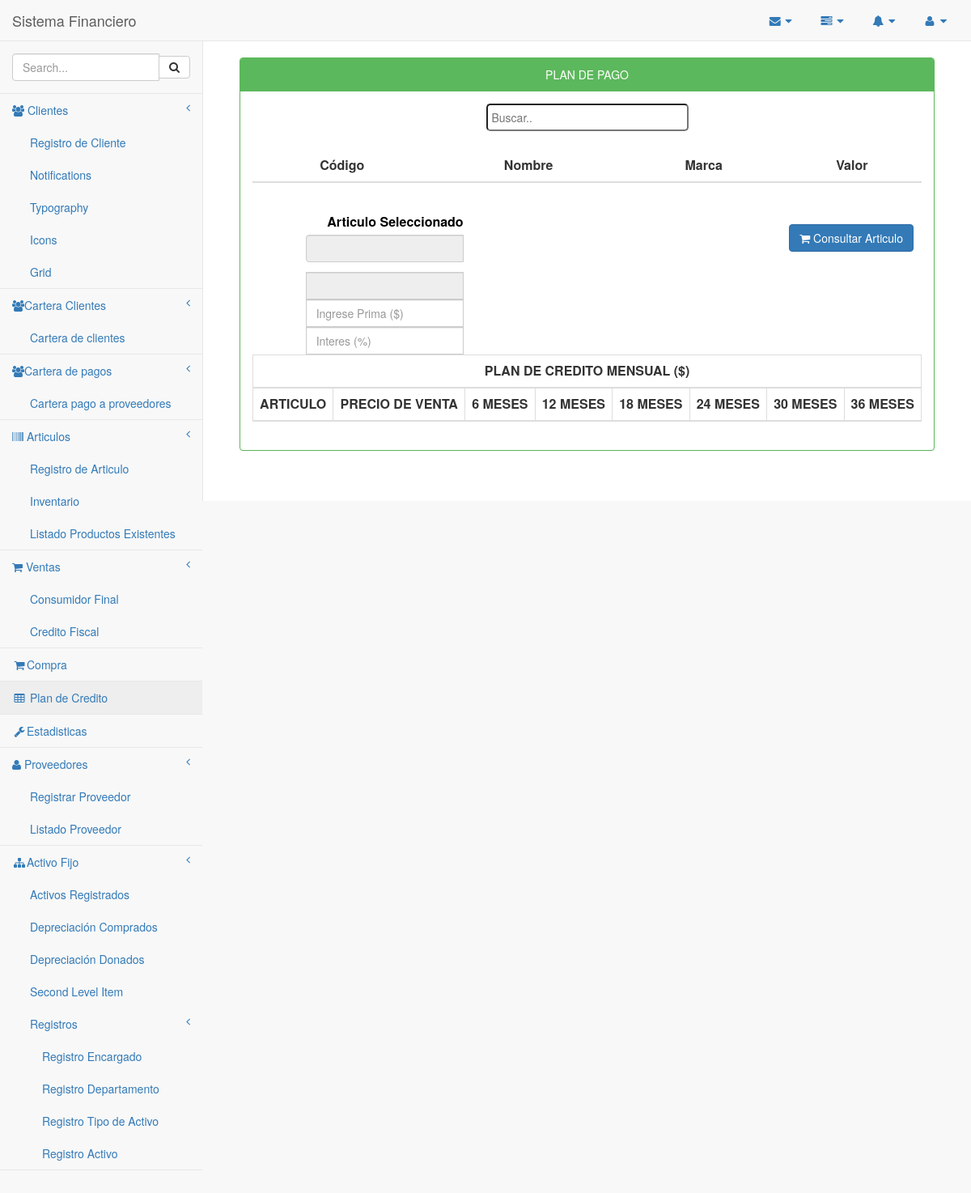
The page /Inventario/PlanPago.php on the database as committed earlier.
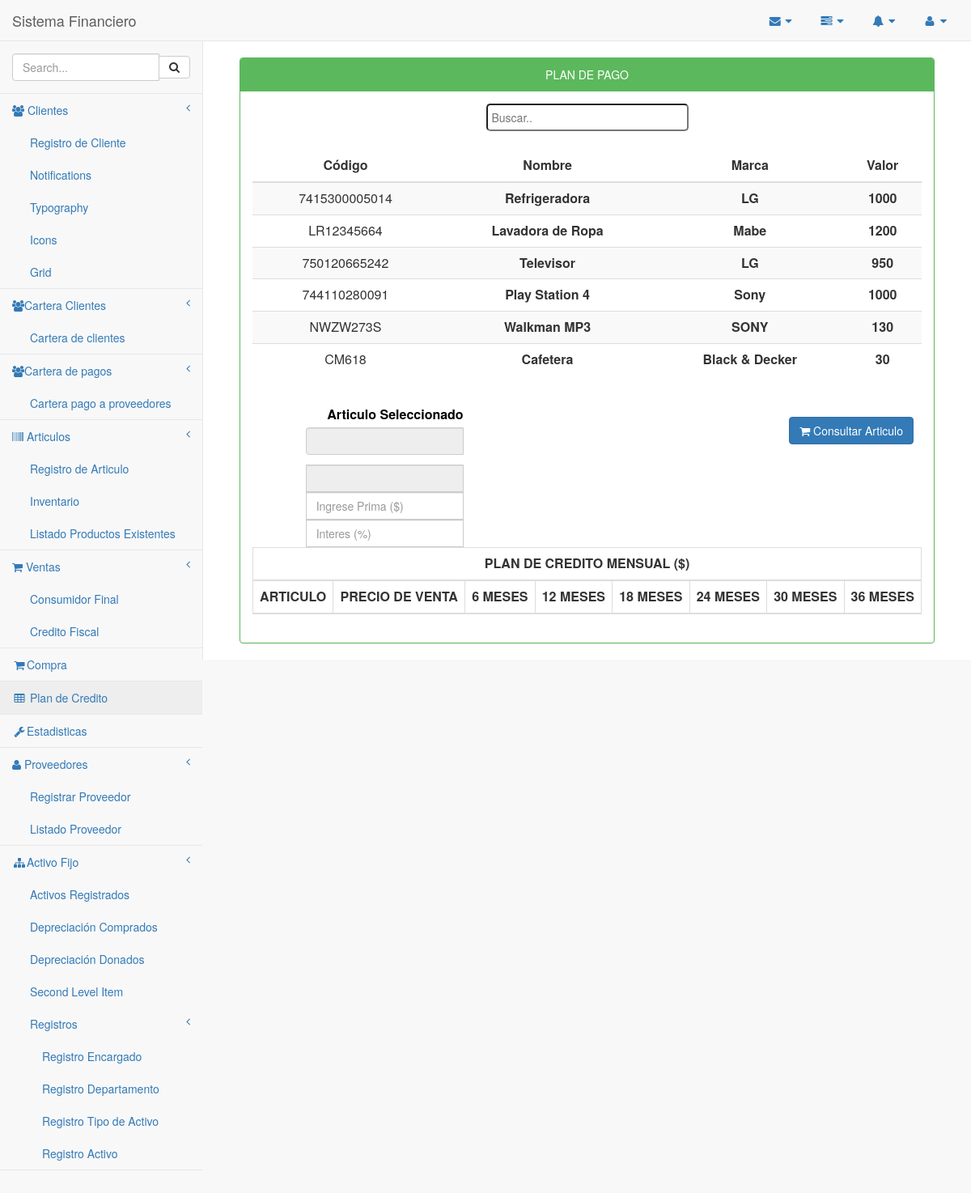
The same page on the database as committed later.
### tables this page shows
CREATE TABLE `inventario` (
  `idinventario` int(11) NOT NULL,
  `id_articulos` int(11) DEFAULT NULL,
  `stock` int(11) DEFAULT NULL,
  `stockMinimo` int(11) DEFAULT NULL,
  `pv` float DEFAULT NULL,
  `cant` int(11) DEFAULT NULL
);

CREATE TABLE `articulos` (
  `idarticulos` int(11) NOT NULL,
  `codigo` varchar(45) DEFAULT NULL,
  `nombre` varchar(45) DEFAULT NULL,
  `cantidad` int(11) DEFAULT NULL,
  `valor` float DEFAULT NULL,
  `marca` varchar(45) DEFAULT NULL,
  `estado` varchar(45) DEFAULT NULL,
  `unidad` int(11) DEFAULT NULL,
  `idproveedor` int(10) DEFAULT NULL,
  `idcategoria` int(10) DEFAULT NULL
);

### Inventario/PlanPago.php (the view, shortened to what this page needs)
<?php
 include_once '../conexion/php_conexion.php';
    include_once '../Plantilla/encabezado.php';
    include_once '../Plantilla/menuLateral.php';
?>
<head>
</head>
        <div id="page-wrapper"  align="center">
            <div class="container-fluid"  align="center">
                <div class="row" align="center">
           <div class="col-md-12">
           	<br>
                    <div class="panel panel-green">
                        <div class="panel-heading" align="center">
                             PLAN DE PAGO
                        </div>
                        <div class="panel-body" align="center">
                          <input type="text" class="redondeado" id="buscador" onkeyup="myFunction()" placeholder="Buscar..">
                            <div class="table-responsive">
                              <table width="100%" border="0">
                                  <tr>
                                    <td width="50%">
                                        <div align="right">
                                        <form method="get" action="" enctype="multipart/form-data" name="form1" id="form1">
                                        <div class="myBox">
                                        <div class="table-responsive">
         <table class="table table-striped" id="tabla">
    <thead>
      <th><div>Código</div></th>
      <th><div>Nombre</div></th>
      <th><div>Marca</div></th>
      <th><div>Valor</div></th>
     <tbody class="buscar">
     <br>
    <?php
        $sacar1 = mysqli_query($conexion, "SELECT articulos.idarticulos, articulos.codigo, articulos.nombre, articulos.marca, inventario.pv FROM articulos INNER JOIN inventario ON inventario.id_articulos = articulos.idarticulos");
            while ($fila = mysqli_fetch_array($sacar1)) {
                $cod=$fila['codigo'];
                $nom=$fila['nombre'];
                $marca=$fila['marca'];
                $valor=$fila['pv'];
        ?>
        <tr>
                <td data-title="Relea"><?php echo $cod; ?></td>
                <th scope="row"><?php echo $nom; ?></th>
                 <th scope="row"><?php echo $marca; ?></th>
                  <th scope="row"><?php echo $valor; ?></th>
                </td>
       <?php  }?>
      </tr>
  </table>
   </div>
</div>
       <form>
        <div class="col-lg-4">
         <label style="color: black">Articulo Seleccionado<small class="text-muted" ></small></label>
          <div class="input-group">
          <input type="text" class="form-control" id="insumo" name="insumo" disabled><br>
          <br>
          <input type="text" class="form-control" id="valor" name="valor" disabled>
          <br>
         <input type="text" class="form-control" id="prima" name="prima" placeholder="Ingrese Prima ($)">
         <br>
         <input type="text" class="form-control" id="interes" name="interes" placeholder="Interes (%)">
         <br>
       </div>
           </div></form>
             <div class="row mb-12" style="float: right; margin-right: 10px; margin-top: 15px;">
                    <button type="button" class="btn btn-primary" name="btnGuardar" id="btnGuardar" onClick="agregarTabla()">  <i class="fa fa-shopping-cart"></i> Consultar Articulo</button>
                </div>
                                     <br>
                                <table id="tablaPP" class="table table-striped table-bordered table-hover">
                                    <thead>
                                      <tr align="center"><th colspan="8">PLAN DE CREDITO MENSUAL ($)</th></tr>
                                        <tr>
                                            <th>ARTICULO</th>
                                            <th>PRECIO DE VENTA</th>
                                             <th>6 MESES</th>
                                              <th>12 MESES</th>
                                               <th>18 MESES</th>
                                                <th>24 MESES</th>
                                                 <th>30 MESES</th>
                                                  <th>36 MESES</th>
                                        </tr>
                                    </thead>
<?php
include_once '../Plantilla/inferior.php';
?>

### Plantilla/encabezado.php (shortened to what this page needs)
    <link href="../vendor/bootstrap/css/bootstrap.min.css" rel="stylesheet">
    <link href="../vendor/metisMenu/metisMenu.min.css" rel="stylesheet">
    <link href="../dist/css/sb-admin-2.css" rel="stylesheet">
    <link href="../vendor/font-awesome/css/font-awesome.min.css" rel="stylesheet" type="text/css">
<body>
    <div id="wrapper">
        <nav class="navbar navbar-default navbar-static-top" role="navigation" style="margin-bottom: 0">
            <div class="navbar-header">
                <a class="navbar-brand" href="../Inicio/index.php">Sistema Financiero</a>
            </div>
            <ul class="nav navbar-top-links navbar-right">
                <li class="dropdown">
                    <a class="dropdown-toggle" data-toggle="dropdown" href="#">
                        <i class="fa fa-envelope fa-fw"></i> <i class="fa fa-caret-down"></i>
                    </a>
                </li>
                <li class="dropdown">
                    <a class="dropdown-toggle" data-toggle="dropdown" href="#">
                        <i class="fa fa-tasks fa-fw"></i> <i class="fa fa-caret-down"></i>
                    </a>
                </li>
                <li class="dropdown">
                    <a class="dropdown-toggle" data-toggle="dropdown" href="#">
                        <i class="fa fa-bell fa-fw"></i> <i class="fa fa-caret-down"></i>
                    </a>
                </li>
                <li class="dropdown">
                    <a class="dropdown-toggle" data-toggle="dropdown" href="#">
                        <i class="fa fa-user fa-fw"></i> <i class="fa fa-caret-down"></i>
                    </a>
                </li>
            </ul>

### Plantilla/menuLateral.php
<div class="navbar-default sidebar" role="navigation">
               <div class="sidebar-nav navbar-collapse">
                   <ul class="nav" id="side-menu">
                       <li class="sidebar-search">
                           <div class="input-group custom-search-form">
                               <input type="text" class="form-control" placeholder="Search...">
                               <span class="input-group-btn">
                                   <button class="btn btn-default" type="button">
                                       <i class="fa fa-search"></i>
                                   </button>
                               </span>
                           </div>
                       </li>
                       <li>
                           <a href="#"><i class="fa fa-users"></i> Clientes<span class="fa arrow"></span></a>
                           <ul class="nav nav-second-level">
                               <li>
                                   <a href="../Registros/registroCliente.php">Registro de Cliente</a>
                               </li>
                               <li>
                                   <a href="notifications.html">Notifications</a>
                               </li>
                               <li>
                                   <a href="typography.html">Typography</a>
                               </li>
                               <li>
                                   <a href="icons.html"> Icons</a>
                               </li>
                               <li>
                                   <a href="grid.html">Grid</a>
                               </li>
                           </ul>
                       </li>
                        <li>
                           <a href="#"><i class="fa fa-users"></i>Cartera Clientes<span class="fa arrow"></span></a>
                           <ul class="nav nav-second-level">
                               <li>
                                   <a href="../carteraCliente/lista_clientes.php">Cartera de clientes</a>
                               </li>
                           </ul>
                       </li>
                        <li>
                           <a href="#"><i class="fa fa-users"></i>Cartera de pagos<span class="fa arrow"></span></a>
                           <ul class="nav nav-second-level">
                               <li>
                                   <a href="../carteraPagos/lista_Proveedores.php">Cartera pago a proveedores</a>
                               </li>
                           </ul>
                       </li>
                       <li>
                           <a href="#"><i class="fa fa-barcode"></i> Articulos<span class="fa arrow"></span></a>
                           <ul class="nav nav-second-level">
                               <li>
                                   <a href="../Registros/registroArticulo.php">Registro de Articulo</a>
                               </li>
                               <li>
                                   <a href="../Inventario/InventarioArticulos.php">Inventario</a>
                               </li>
                               <li>
                                   <a href="../Reportes/ArticulosExistencia.php" target="_blank">Listado Productos Existentes</a>
                               </li>
                           </ul>
                       </li>
                       <li>
                           <a href="#"><i class="fa fa-shopping-cart "></i> Ventas<span class="fa arrow"></span></a>
                           <ul class="nav nav-second-level">
                               <li>
                                   <a href="../venta/Vis_ventas.php">Consumidor Final</a>
                               </li>
                               <li>
                                   <a href="../venta/credito.php">Credito Fiscal</a>
                               </li>
                           </ul>
                       </li>
                       <li>
                           <a href="../compra/compra.php"><i class="fa fa-shopping-cart fa-fw"></i>Compra</a>
                       </li>
                       <li>
                           <a href="../Inventario/PlanPago.php"><i class="fa fa-table fa-fw"></i> Plan de Credito</a>
                       </li>
                       <li>
                           <a href="../cxc/cobros.php"><i class="fa fa-wrench fa-fw"></i>Estadisticas</a>
                       </li>
                       <li>
                           <a href="#"><i class="fa fa-user"></i> Proveedores<span class="fa arrow"></span></a>
                           <ul class="nav nav-second-level">
                               <li>
                                   <a href="../Registros/registroProveedor.php">Registrar Proveedor</a>
                               </li>
                               <li>
                                   <a href="../Reportes/proveedor.php" target="_blank">Listado Proveedor</a>
                               </li>
                           </ul>
                       </li>
                       <li>
                           <a href="#"><i class="fa fa-sitemap fa-fw"></i>Activo Fijo<span class="fa arrow"></span></a>
                           <ul class="nav nav-second-level">
                               <li>
                                   <a href="../activo/activosRegistrados.php">Activos Registrados</a>
                               </li>
                               <li>
                                   <a href="../activo/depreciacionComprados.php">Depreciación Comprados</a>
                               </li>
                               <li>
                                   <a href="../activo/depreciacionDonados.php">Depreciación Donados</a>
                               </li>
                               <li>
                                   <a href="#">Second Level Item</a>
                               </li>
                               <li>
                                   <a href="#">Registros <span class="fa arrow"></span></a>
                                   <ul class="nav nav-third-level">
                                       <li>
                                           <a href="../Registros/registroEncargado.php">Registro Encargado</a>
                                       </li>
                                       <li>
                                           <a href="../Registros/registroDepartamento.php">Registro Departamento</a>
                                       </li>
                                       <li>
                                           <a href="../Registros/registroTipoActivo.php">Registro Tipo de Activo</a>
                                       </li>
                                       <li>
                                           <a href="../Registros/registroActivo.php">Registro Activo</a>
                                       </li>
                                   </ul>
                               </li>
                           </ul>
                       </li>
                   </ul>
               </div>
           </div>
       </nav>

### Plantilla/inferior.php (shortened to what this page needs)
</div>
    </div>
</body>

### Inventario/PlanPago.php (style rules this page uses)
input { width: 250px; padding: 5px; }
.redondeado { border-radius: 5px; }
table th { text-align: center; }
table td { text-align: center; }
body { margin-bottom: 200%; }

Rows that differ between the two databases and show on the page:
added inventario: id_articulos.codigo "7415300005014", id_articulos.nombre "Refrigeradora", id_articulos.marca "LG", pv "1000"
added inventario: id_articulos.codigo "LR12345664", id_articulos.nombre "Lavadora de Ropa", id_articulos.marca "Mabe", pv "1200"
added inventario: id_articulos.codigo "750120665242", id_articulos.nombre "Televisor", id_articulos.marca "LG", pv "950"
added inventario: id_articulos.codigo "744110280091", id_articulos.nombre "Play Station 4", id_articulos.marca "Sony", pv "1000"
added inventario: id_articulos.codigo "NWZW273S", id_articulos.nombre "Walkman MP3", id_articulos.marca "SONY", pv "130"
added inventario: id_articulos.codigo "CM618", id_articulos.nombre "Cafetera", id_articulos.marca "Black & Decker", pv "30"
